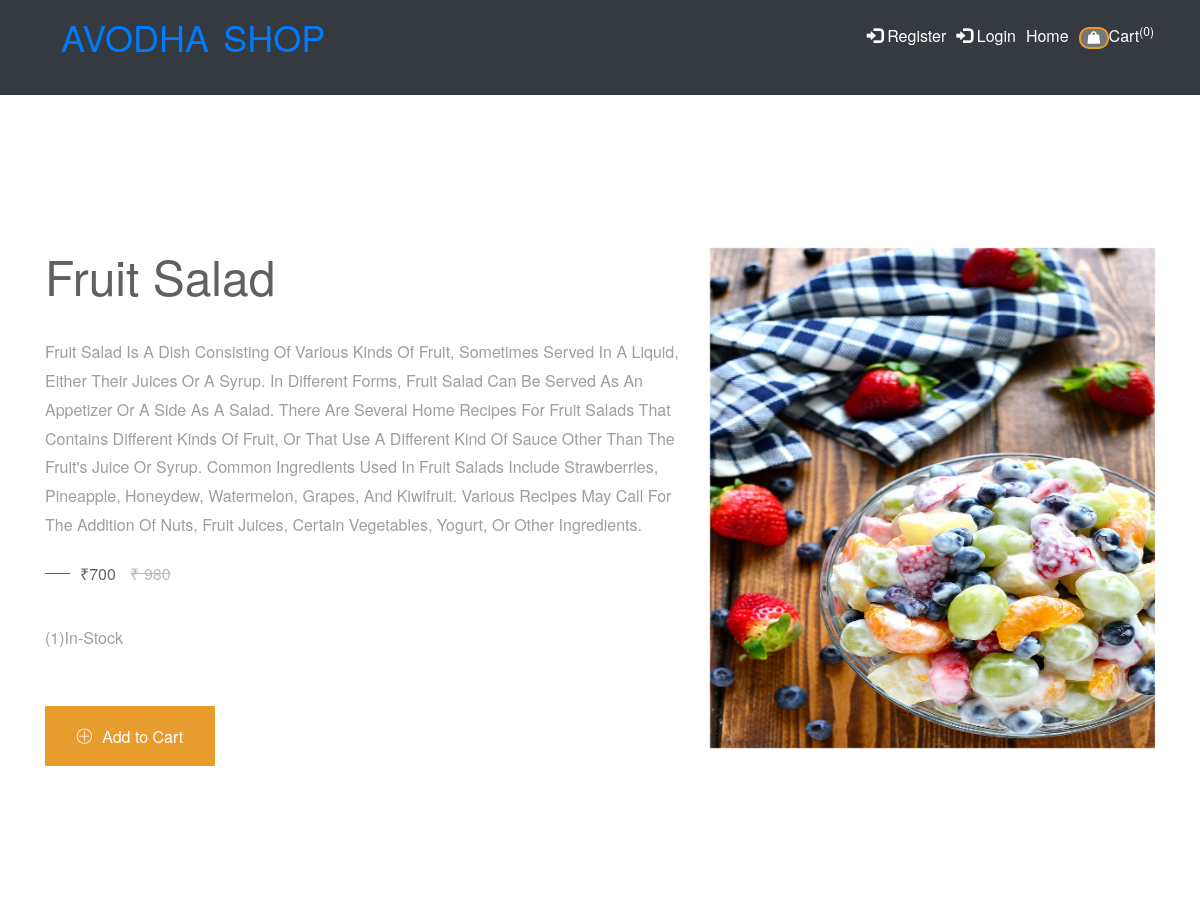
The page /shakes-recipe-and-fruits/fruit-salad on the database its author committed.
### shop/models.py (models this page shows, shortened)
class products(models.Model):
    name = models.CharField(max_length=150, unique=True)
    slug = models.SlugField(max_length=150, unique=True)
    img=models.ImageField(upload_to='product')
    desc=models.TextField()
    stock=models.IntegerField()
    available=models.BooleanField()
    price=models.IntegerField()
    category=models.ForeignKey(categ,on_delete=models.CASCADE)

### shop/views.py (the view)
# urls.py: path('<slug:c_slug>/<slug:product_slug>',views.proddetails,name='details'),
def proddetails(request,c_slug,product_slug):
    try:
        prod=products.objects.get(category__slug=c_slug,slug=product_slug)
    except Exception as e:
        raise e
    return render(request,'item.html',{'pr':prod})

### cart/context_processor.py (called while the page is built)
def count(request):
    item_count=0
    if 'admin' in request.path:
        return {}
    else:
        try:
            ct=cartlist.objects.filter(cart_id=c_id(request))
            cti=items.objects.all().filter(cart=ct[:1])
            for c in cti:
                item_count+=c.quan
        except cartlist.DoesNotExist:
            item_count=0
        return dict(itc=item_count)

### cart/views.py (called while the page is built)
def c_id(request):
    ct_id = request.session.session_key
    if not ct_id:
        ct_id = request.session.create()
    return ct_id

### templates/item.html (shortened to what this page needs)
{% extends 'base.html' %}
{% load static %}
{% block content %}
<!doctype html>
<html class="no-js" lang="en">
    <head>
        <link rel="stylesheet" href="{% static 'pr/css/font-awesome.min.css' %}">
		<link rel="stylesheet" href="{% static 'pr/css/linearicons.css' %}">
        <link rel="stylesheet" href="{% static 'pr/css/animate.css' %}">
        <link rel="stylesheet" href="{% static 'pr/css/owl.carousel.min.css' %}">
		<link rel="stylesheet" href="{% static 'pr/css/owl.theme.default.min.css' %}">
        <link rel="stylesheet" href="{% static 'pr/css/bootstrap.min.css' %}">
		<link rel="stylesheet" href="{% static 'pr/css/bootsnav.css' %}" >
        <link rel="stylesheet" href="{% static 'pr/css/style.css' %}">
        <link rel="stylesheet" href="{% static 'pr/css/responsive.css' %}">
        <link rel="stylesheet" href="https://cdn.jsdelivr.net/npm/bootstrap@4.0.0/dist/css/bootstrap.min.css">
		<link rel="stylesheet" href="https://maxcdn.bootstrapcdn.com/bootstrap/3.4.1/css/bootstrap.min.css">
    </head>
	<body>
<div class="item active">
						<div class="single-slide-item slide1">
							<div class="container">
								<div class="welcome-hero-content">
									<div class="row">
										<div class="col-sm-7">
											<div class="single-welcome-hero">
												<div class="welcome-hero-txt">
													<h2>{{pr.name}}</h2>
													<p>
														{{pr.desc}}
													</p>
													<div class="packages-price">
														<p>
															₹{{pr.price}}
															<del>₹ 980</del>
														</p>
													</div>
													<p>({{pr.stock}})In-Stock</p>
	                                                {% if pr.stock <= 0 %}
													<h1 style="color:red">sorry no stock left</h1>
													{% else %}
													<button class="btn-cart welcome-add-cart" onclick="window.location.href='{% url 'addcart' pr.id %}'">
														<span class="lnr lnr-plus-circle"></span>
														add <span>to</span> cart
													</button>
													{% endif %}
												</div>
											</div>
										</div>
										<div class="col-sm-5">
											<div class="single-welcome-hero">
												<div class="welcome-hero-img">
													<img src="{{pr.img.url}}" alt="slider image" style="height:500px;width:500px;">
												</div>
											</div>
										</div>
									</div>
								</div>
							</div>
						</div>
					</div>
    </body>
</html>
{% endblock %}

### static/pr/css/bootsnav.css (style rules this page uses)
body { -webkit-transition: all 0.3s ease-in-out; -moz-transition: all 0.3s ease-in-out; -o-transition: all 0.3s ease-in-out; -ms-transition: all 0.3s ease-in-out; transition: all 0.3s ease-in-out; }

### static/pr/css/style.css (style rules this page uses)
* { padding: 0; margin: 0; }
* { -webkit-box-sizing:border-box; -moz-box-sizing:border-box; -o-box-sizing:border-box; -ms-box-sizing:border-box; box-sizing:border-box; }
body { font-family: 'Roboto', sans-serif; font-size:16px; color:#a09e9c; background: #fff; text-transform: capitalize; max-width:1920px; margin:0 auto; overflow-x:hidden; }
h1,h2,h3,h4,h5,h6 { margin: 0; color:#5f5b57; font-size: 18px; font-weight: 500; }
p { margin: 0; color:#a09e9c; font-size:16px; line-height: 1.8; }
img { border:none;max-width:100%; height:auto; }
select,input,textarea,button { box-shadow:none;outline:0!important; }
button { background: transparent;border: 0; }
html,body { height: 100%; }
.btn-cart { display: flex; justify-content: center; align-items: center; background: #e99c2e; border: 1px solid #e99c2e; width: 80px; height: 30px; white-space: nowrap; color: #fff; font-size: 12px; font-weight: 500; text-transform: capitalize; border-radius: 3px; }
.packages-price p { position: relative; color: #616060; font-size: 16px; font-weight: 500; }
.packages-price del,.packages-price span { color: #bbb9b9; font-size: 16px; font-weight: 500; }
.packages-price del { margin-left: 10px; }
.single-slide-item { position: relative; background-size: cover; background-position: center; }
.single-slide-item.slide1 { background:transparent; }
.single-welcome-hero { display: flex; align-items: center; flex-direction: column; justify-content: center; height: 920px; }
.welcome-hero-txt h2 { font-size: 48px; color: #616060; font-weight: 400; margin: 20px 0 22px; }
.welcome-hero-txt p { margin: 35px 0 20px; }
.welcome-hero-txt .packages-price p { margin: 0; padding-left: 35px; }
.packages-price p:before { position: absolute; content: ""; width: 25px; height: 1px; background: #616060; top: 45%; left: 0; }
.btn-cart.welcome-add-cart,.btn-cart.welcome-add-cart.welcome-more-info { width: 170px; height: 60px; line-height: 60px; border-radius: 1px; font-size: 16px; font-weight: 500; display: inline-block; margin-top: 34px; -webkit-transition: 0.3s linear; -moz-transition: 0.3s linear; -ms-transition: 0.3s linear; -o-transition: 0.3s linear; transition: 0.3s linear; }
.btn-cart.welcome-add-cart span { text-transform: lowercase; }
.btn-cart.welcome-add-cart span.lnr.lnr-plus-circle { position: relative; top: 0px; font-size: 16px; margin-right: 5px; }

### static/pr/css/responsive.css (style rules this page uses)
@media screen and (max-width:1440px) { .single-welcome-hero { height: 807px; } }

### rows shown on the page
products: name "Fruit Salad", desc "Fruit Salad Is A Dish Consisting Of Various Kinds Of Fruit, Sometimes Served In A Liquid, Either Their Juices Or A Syrup. In Different Forms, Fruit Salad Can Be Served As An Appetizer Or A Side As A Salad. There Are Several Home Recipes For Fruit Salads That Contains Different Kinds Of Fruit, Or That Use A Different Kind Of Sauce Other Than The Fruit's Juice Or Syrup. Common Ingredients Used In Fruit Salads Include Strawberries, Pineapple, Honeydew, Watermelon, Grapes, And Kiwifruit. Various Recipes May Call For The Addition Of Nuts, Fruit Juices, Certain Vegetables, Yogurt, Or Other Ingredients.", price "700", stock "1", img (picture)

### other values the page prints
{{ itc }} "0"
